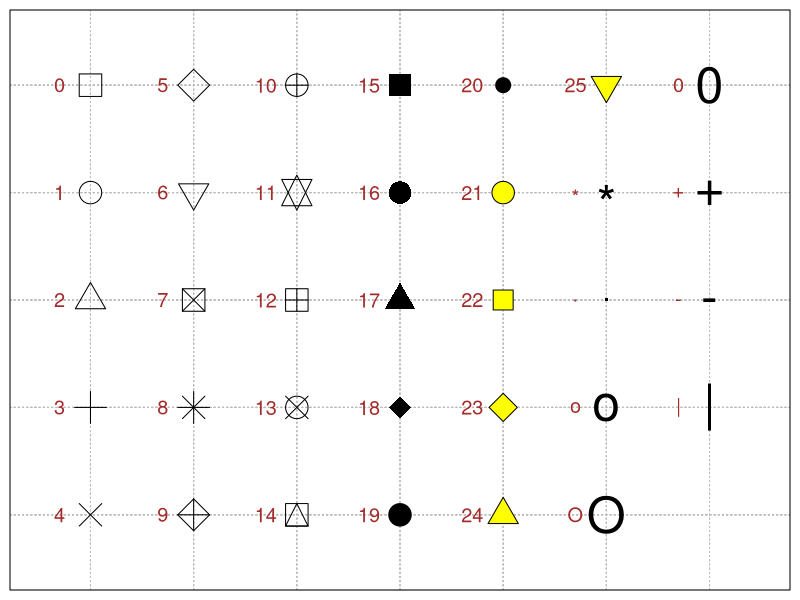

R code for this plot:
par(mar = c(0.5, 0.5, 0.5, 0.5))
ipch = 0:33; np = length(ipch); k = floor(sqrt(np))
dd = c(-1, 1)/2; rx = dd + range(ix <- ipch%/%k)
ry = dd + range(iy <- 3 + (k - 1) - ipch%%k)
pch = as.list(ipch)
pch[26 + 1:8] = as.list(c("*", ".", "o", "O", "0",
    "+", "-", "|"))
plot(rx, ry, type = "n", axes = FALSE, ann=FALSE)
abline(v = ix, h = iy, col = "gray", lty = "dotted")
for (i in 1:np) {
   points(ix[i], iy[i], pch = pch[[i]], bg = "yellow", cex = 3)
   text(ix[i] - 0.3, iy[i], pch[[i]], col = "brown", cex = 1.2)
}
box()
